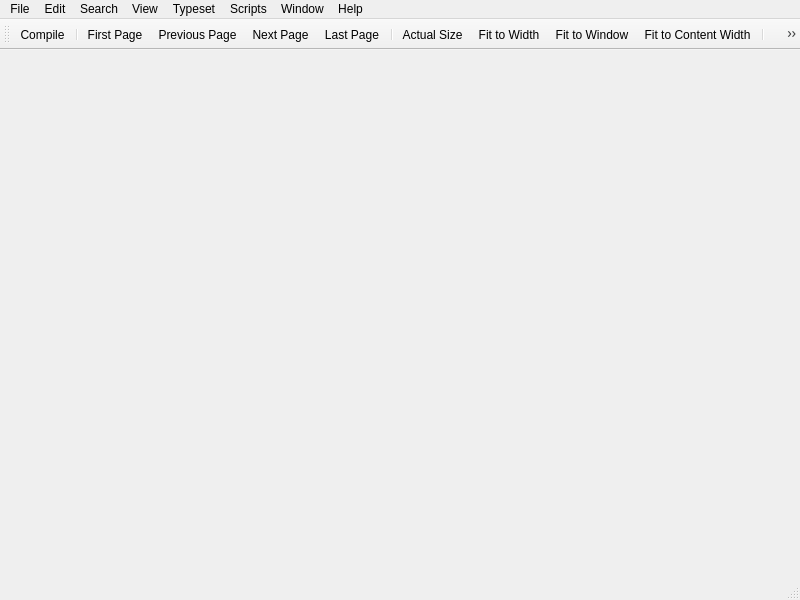
<?xml version="1.0" encoding="UTF-8"?>
<ui version="4.0">
 <class>PDFDocumentWindow</class>
 <widget class="QMainWindow" name="PDFDocumentWindow">
  <property name="geometry">
   <rect>
    <x>0</x>
    <y>0</y>
    <width>800</width>
    <height>600</height>
   </rect>
  </property>
  <property name="acceptDrops">
   <bool>true</bool>
  </property>
  <property name="windowTitle">
   <string>untitled.pdf[*]</string>
  </property>
  <widget class="QWidget" name="centralwidget"/>
  <widget class="QMenuBar" name="menubar">
   <property name="geometry">
    <rect>
     <x>0</x>
     <y>0</y>
     <width>800</width>
     <height>22</height>
    </rect>
   </property>
   <widget class="QMenu" name="menuHelp">
    <property name="title">
     <string>Help</string>
    </property>
    <addaction name="actionGoToHomePage"/>
    <addaction name="actionWriteToMailingList"/>
    <addaction name="actionSettings_and_Resources"/>
    <addaction name="separator"/>
    <addaction name="actionAbout_TW"/>
   </widget>
   <widget class="QMenu" name="menuFile">
    <property name="title">
     <string>File</string>
    </property>
    <widget class="QMenu" name="menuOpen_Recent">
     <property name="title">
      <string>Open Recent</string>
     </property>
     <addaction name="actionClear_Recent_Files"/>
    </widget>
    <addaction name="actionNew"/>
    <addaction name="actionNew_from_Template"/>
    <addaction name="actionOpen"/>
    <addaction name="menuOpen_Recent"/>
    <addaction name="separator"/>
    <addaction name="actionPrintPdf"/>
    <addaction name="actionClose"/>
    <addaction name="separator"/>
    <addaction name="actionQuit_TeXworks"/>
   </widget>
   <widget class="QMenu" name="menuEdit">
    <property name="title">
     <string>Edit</string>
    </property>
    <addaction name="actionUndo"/>
    <addaction name="actionRedo"/>
    <addaction name="separator"/>
    <addaction name="actionCopy"/>
    <addaction name="separator"/>
    <addaction name="actionPreferences"/>
   </widget>
   <widget class="QMenu" name="menuView">
    <property name="title">
     <string>View</string>
    </property>
    <addaction name="actionFirst_Page"/>
    <addaction name="actionPrevious_Page"/>
    <addaction name="actionNext_Page"/>
    <addaction name="actionLast_Page"/>
    <addaction name="separator"/>
    <addaction name="actionGo_to_Page"/>
    <addaction name="separator"/>
    <addaction name="actionZoom_In"/>
    <addaction name="actionZoom_Out"/>
    <addaction name="actionActual_Size"/>
    <addaction name="actionFit_to_Width"/>
    <addaction name="actionFit_to_Window"/>
    <addaction name="actionFit_to_Content_Width"/>
    <addaction name="separator"/>
    <addaction name="actionPageMode_Single"/>
    <addaction name="actionPageMode_Continuous"/>
    <addaction name="actionPageMode_TwoPagesContinuous"/>
    <addaction name="separator"/>
    <addaction name="actionFull_Screen"/>
    <addaction name="actionRuler"/>
   </widget>
   <widget class="QMenu" name="menuWindow">
    <property name="title">
     <string>Window</string>
    </property>
    <widget class="QMenu" name="menuShow">
     <property name="title">
      <string>Show</string>
     </property>
    </widget>
    <addaction name="menuShow"/>
    <addaction name="separator"/>
    <addaction name="actionStack"/>
    <addaction name="actionTile"/>
    <addaction name="actionSide_by_Side"/>
    <addaction name="actionPlace_on_Left"/>
    <addaction name="actionPlace_on_Right"/>
    <addaction name="separator"/>
    <addaction name="actionGo_to_Source"/>
   </widget>
   <widget class="QMenu" name="menuTypeset">
    <property name="title">
     <string comment="menu title">Typeset</string>
    </property>
    <addaction name="actionTypeset"/>
   </widget>
   <widget class="QMenu" name="menuSearch">
    <property name="title">
     <string>Search</string>
    </property>
    <addaction name="actionFind"/>
    <addaction name="actionFind_Again"/>
   </widget>
   <widget class="QMenu" name="menuScripts">
    <property name="title">
     <string>Scripts</string>
    </property>
    <widget class="QMenu" name="menuScripting_TeXworks">
     <property name="title">
      <string>Scripting TeXworks</string>
     </property>
     <addaction name="actionAbout_Scripts"/>
     <addaction name="actionManage_Scripts"/>
     <addaction name="actionUpdate_Scripts"/>
     <addaction name="actionShow_Scripts_Folder"/>
    </widget>
    <addaction name="menuScripting_TeXworks"/>
    <addaction name="separator"/>
   </widget>
   <addaction name="menuFile"/>
   <addaction name="menuEdit"/>
   <addaction name="menuSearch"/>
   <addaction name="menuView"/>
   <addaction name="menuTypeset"/>
   <addaction name="menuScripts"/>
   <addaction name="menuWindow"/>
   <addaction name="menuHelp"/>
  </widget>
  <widget class="QStatusBar" name="statusbar">
   <property name="font">
    <font>
     <pointsize>10</pointsize>
    </font>
   </property>
  </widget>
  <widget class="QToolBar" name="toolBar">
   <property name="windowTitle">
    <string>Toolbar</string>
   </property>
   <property name="styleSheet">
    <string notr="true">QToolButton { padding:2px; }</string>
   </property>
   <property name="iconSize">
    <size>
     <width>24</width>
     <height>24</height>
    </size>
   </property>
   <attribute name="toolBarArea">
    <enum>TopToolBarArea</enum>
   </attribute>
   <attribute name="toolBarBreak">
    <bool>false</bool>
   </attribute>
   <addaction name="actionTypeset"/>
   <addaction name="separator"/>
   <addaction name="actionFirst_Page"/>
   <addaction name="actionPrevious_Page"/>
   <addaction name="actionNext_Page"/>
   <addaction name="actionLast_Page"/>
   <addaction name="separator"/>
   <addaction name="actionActual_Size"/>
   <addaction name="actionFit_to_Width"/>
   <addaction name="actionFit_to_Window"/>
   <addaction name="actionFit_to_Content_Width"/>
   <addaction name="separator"/>
   <addaction name="actionMagnify"/>
   <addaction name="actionScroll"/>
   <addaction name="actionSelect_Text"/>
   <addaction name="separator"/>
   <addaction name="actionFind"/>
  </widget>
  <action name="actionAbout_TW">
   <property name="text">
    <string>About TeXworks...</string>
   </property>
   <property name="menuRole">
    <enum>QAction::AboutRole</enum>
   </property>
  </action>
  <action name="actionFirst_Page">
   <property name="icon">
    <iconset theme="go-first"/>
   </property>
   <property name="text">
    <string>First Page</string>
   </property>
   <property name="menuRole">
    <enum>QAction::NoRole</enum>
   </property>
  </action>
  <action name="actionPrevious_Page">
   <property name="icon">
    <iconset theme="go-previous"/>
   </property>
   <property name="text">
    <string>Previous Page</string>
   </property>
   <property name="shortcut">
    <string comment="shortcut key name, do not translate">Ctrl+PgUp</string>
   </property>
   <property name="menuRole">
    <enum>QAction::NoRole</enum>
   </property>
  </action>
  <action name="actionNext_Page">
   <property name="icon">
    <iconset theme="go-next"/>
   </property>
   <property name="text">
    <string>Next Page</string>
   </property>
   <property name="shortcut">
    <string comment="shortcut key name, do not translate">Ctrl+PgDown</string>
   </property>
   <property name="menuRole">
    <enum>QAction::NoRole</enum>
   </property>
  </action>
  <action name="actionLast_Page">
   <property name="icon">
    <iconset theme="go-last"/>
   </property>
   <property name="text">
    <string>Last Page</string>
   </property>
   <property name="menuRole">
    <enum>QAction::NoRole</enum>
   </property>
  </action>
  <action name="actionGo_to_Page">
   <property name="text">
    <string>Go to Page...</string>
   </property>
   <property name="shortcut">
    <string>Ctrl+J</string>
   </property>
   <property name="menuRole">
    <enum>QAction::NoRole</enum>
   </property>
  </action>
  <action name="actionZoom_In">
   <property name="icon">
    <iconset theme="zoom-in"/>
   </property>
   <property name="text">
    <string>Zoom In</string>
   </property>
   <property name="shortcut">
    <string>Ctrl++</string>
   </property>
   <property name="menuRole">
    <enum>QAction::NoRole</enum>
   </property>
  </action>
  <action name="actionZoom_Out">
   <property name="icon">
    <iconset theme="zoom-out"/>
   </property>
   <property name="text">
    <string>Zoom Out</string>
   </property>
   <property name="shortcut">
    <string>Ctrl+-</string>
   </property>
   <property name="menuRole">
    <enum>QAction::NoRole</enum>
   </property>
  </action>
  <action name="actionFit_to_Window">
   <property name="checkable">
    <bool>true</bool>
   </property>
   <property name="icon">
    <iconset theme="zoom-fit-best"/>
   </property>
   <property name="text">
    <string>Fit to Window</string>
   </property>
   <property name="shortcut">
    <string>Ctrl+3</string>
   </property>
   <property name="menuRole">
    <enum>QAction::NoRole</enum>
   </property>
  </action>
  <action name="actionActual_Size">
   <property name="icon">
    <iconset theme="zoom-original"/>
   </property>
   <property name="text">
    <string>Actual Size</string>
   </property>
   <property name="shortcut">
    <string>Ctrl+1</string>
   </property>
   <property name="menuRole">
    <enum>QAction::NoRole</enum>
   </property>
  </action>
  <action name="actionFit_to_Width">
   <property name="checkable">
    <bool>true</bool>
   </property>
   <property name="icon">
    <iconset theme="zoom-fit-width"/>
   </property>
   <property name="text">
    <string>Fit to Width</string>
   </property>
   <property name="shortcut">
    <string>Ctrl+2</string>
   </property>
   <property name="menuRole">
    <enum>QAction::NoRole</enum>
   </property>
  </action>
  <action name="actionNew">
   <property name="icon">
    <iconset theme="document-new"/>
   </property>
   <property name="text">
    <string>New</string>
   </property>
   <property name="shortcut">
    <string>Ctrl+N</string>
   </property>
   <property name="menuRole">
    <enum>QAction::NoRole</enum>
   </property>
  </action>
  <action name="actionOpen">
   <property name="icon">
    <iconset theme="document-open"/>
   </property>
   <property name="text">
    <string>Open...</string>
   </property>
   <property name="shortcut">
    <string>Ctrl+O</string>
   </property>
   <property name="menuRole">
    <enum>QAction::NoRole</enum>
   </property>
  </action>
  <action name="actionClose">
   <property name="text">
    <string>Close</string>
   </property>
   <property name="shortcut">
    <string>Ctrl+W</string>
   </property>
   <property name="menuRole">
    <enum>QAction::NoRole</enum>
   </property>
  </action>
  <action name="actionUndo">
   <property name="enabled">
    <bool>false</bool>
   </property>
   <property name="icon">
    <iconset theme="edit-undo"/>
   </property>
   <property name="text">
    <string>Undo</string>
   </property>
   <property name="shortcut">
    <string>Ctrl+Z</string>
   </property>
   <property name="menuRole">
    <enum>QAction::NoRole</enum>
   </property>
  </action>
  <action name="actionRedo">
   <property name="enabled">
    <bool>false</bool>
   </property>
   <property name="icon">
    <iconset theme="edit-redo"/>
   </property>
   <property name="text">
    <string>Redo</string>
   </property>
   <property name="shortcut">
    <string>Ctrl+Shift+Z</string>
   </property>
   <property name="menuRole">
    <enum>QAction::NoRole</enum>
   </property>
  </action>
  <action name="actionCut">
   <property name="enabled">
    <bool>false</bool>
   </property>
   <property name="icon">
    <iconset theme="edit-cut"/>
   </property>
   <property name="text">
    <string>Cut</string>
   </property>
   <property name="shortcut">
    <string>Ctrl+X</string>
   </property>
   <property name="menuRole">
    <enum>QAction::NoRole</enum>
   </property>
  </action>
  <action name="actionCopy">
   <property name="enabled">
    <bool>false</bool>
   </property>
   <property name="icon">
    <iconset theme="edit-copy"/>
   </property>
   <property name="text">
    <string>Copy</string>
   </property>
   <property name="shortcut">
    <string>Ctrl+C</string>
   </property>
   <property name="menuRole">
    <enum>QAction::NoRole</enum>
   </property>
  </action>
  <action name="actionPaste">
   <property name="enabled">
    <bool>false</bool>
   </property>
   <property name="icon">
    <iconset theme="edit-paste"/>
   </property>
   <property name="text">
    <string>Paste</string>
   </property>
   <property name="shortcut">
    <string>Ctrl+V</string>
   </property>
   <property name="menuRole">
    <enum>QAction::NoRole</enum>
   </property>
  </action>
  <action name="actionClear">
   <property name="enabled">
    <bool>false</bool>
   </property>
   <property name="text">
    <string>Clear</string>
   </property>
   <property name="shortcut">
    <string>Ctrl+Backspace</string>
   </property>
   <property name="menuRole">
    <enum>QAction::NoRole</enum>
   </property>
  </action>
  <action name="actionTypeset">
   <property name="icon">
    <iconset theme="process-start"/>
   </property>
   <property name="text">
    <string>Compile</string>
   </property>
   <property name="shortcut">
    <string comment="action">Ctrl+T</string>
   </property>
   <property name="menuRole">
    <enum>QAction::NoRole</enum>
   </property>
  </action>
  <action name="actionPreferences">
   <property name="icon">
    <iconset theme="preferences-system"/>
   </property>
   <property name="text">
    <string>Configure TeXline...</string>
   </property>
   <property name="menuRole">
    <enum>QAction::PreferencesRole</enum>
   </property>
  </action>
  <action name="actionStack">
   <property name="text">
    <string>Stack</string>
   </property>
   <property name="menuRole">
    <enum>QAction::NoRole</enum>
   </property>
  </action>
  <action name="actionTile">
   <property name="text">
    <string>Tile</string>
   </property>
   <property name="menuRole">
    <enum>QAction::NoRole</enum>
   </property>
  </action>
  <action name="actionGo_to_Source">
   <property name="enabled">
    <bool>false</bool>
   </property>
   <property name="text">
    <string>Go to Source</string>
   </property>
   <property name="shortcut">
    <string>Ctrl+'</string>
   </property>
   <property name="menuRole">
    <enum>QAction::NoRole</enum>
   </property>
  </action>
  <action name="actionNew_from_Template">
   <property name="text">
    <string>New from Template...</string>
   </property>
   <property name="shortcut">
    <string>Ctrl+Shift+N</string>
   </property>
   <property name="menuRole">
    <enum>QAction::NoRole</enum>
   </property>
  </action>
  <action name="actionFull_Screen">
   <property name="checkable">
    <bool>true</bool>
   </property>
   <property name="text">
    <string>Full Screen</string>
   </property>
   <property name="shortcut">
    <string>Ctrl+Shift+F</string>
   </property>
   <property name="menuRole">
    <enum>QAction::NoRole</enum>
   </property>
  </action>
  <action name="actionMagnify">
   <property name="checkable">
    <bool>true</bool>
   </property>
   <property name="checked">
    <bool>true</bool>
   </property>
   <property name="icon">
    <iconset theme="tool-magnifier"/>
   </property>
   <property name="text">
    <string>Magnify</string>
   </property>
  </action>
  <action name="actionScroll">
   <property name="checkable">
    <bool>true</bool>
   </property>
   <property name="icon">
    <iconset theme="tool-pan"/>
   </property>
   <property name="text">
    <string>Scroll</string>
   </property>
  </action>
  <action name="actionSelect_Text">
   <property name="checkable">
    <bool>true</bool>
   </property>
   <property name="icon">
    <iconset theme="tool-select-text"/>
   </property>
   <property name="text">
    <string>Select Text</string>
   </property>
  </action>
  <action name="actionGoToHomePage">
   <property name="text">
    <string>Go to TeXworks home page</string>
   </property>
  </action>
  <action name="actionWriteToMailingList">
   <property name="text">
    <string>Email to the mailing list</string>
   </property>
  </action>
  <action name="actionSide_by_Side">
   <property name="enabled">
    <bool>false</bool>
   </property>
   <property name="text">
    <string>Side by Side</string>
   </property>
  </action>
  <action name="actionPlace_on_Left">
   <property name="text">
    <string>Place on Left</string>
   </property>
  </action>
  <action name="actionPlace_on_Right">
   <property name="text">
    <string>Place on Right</string>
   </property>
  </action>
  <action name="actionQuit_TeXworks">
   <property name="text">
    <string>Quit TeXworks</string>
   </property>
   <property name="shortcut">
    <string>Ctrl+Q</string>
   </property>
   <property name="menuRole">
    <enum>QAction::QuitRole</enum>
   </property>
  </action>
  <action name="actionFind">
   <property name="icon">
    <iconset theme="edit-find"/>
   </property>
   <property name="text">
    <string>Find...</string>
   </property>
   <property name="shortcut">
    <string>Ctrl+F</string>
   </property>
   <property name="shortcutContext">
    <enum>Qt::WindowShortcut</enum>
   </property>
   <property name="menuRole">
    <enum>QAction::NoRole</enum>
   </property>
  </action>
  <action name="actionFind_Again">
   <property name="text">
    <string>Find Next</string>
   </property>
   <property name="shortcut">
    <string>Ctrl+G</string>
   </property>
   <property name="shortcutContext">
    <enum>Qt::WindowShortcut</enum>
   </property>
   <property name="menuRole">
    <enum>QAction::NoRole</enum>
   </property>
  </action>
  <action name="actionUpdate_Scripts">
   <property name="text">
    <string>Reload Script List</string>
   </property>
   <property name="menuRole">
    <enum>QAction::NoRole</enum>
   </property>
  </action>
  <action name="actionManage_Scripts">
   <property name="text">
    <string>Manage Scripts</string>
   </property>
   <property name="menuRole">
    <enum>QAction::NoRole</enum>
   </property>
  </action>
  <action name="actionShow_Scripts_Folder">
   <property name="text">
    <string>Show Scripts Folder</string>
   </property>
   <property name="menuRole">
    <enum>QAction::NoRole</enum>
   </property>
  </action>
  <action name="actionAbout_Scripts">
   <property name="text">
    <string>About Scripts...</string>
   </property>
   <property name="menuRole">
    <enum>QAction::NoRole</enum>
   </property>
  </action>
  <action name="actionPrintPdf">
   <property name="text">
    <string>Print PDF...</string>
   </property>
   <property name="shortcut">
    <string>Ctrl+P</string>
   </property>
  </action>
  <action name="actionSettings_and_Resources">
   <property name="text">
    <string>Settings and Resources...</string>
   </property>
   <property name="menuRole">
    <enum>QAction::NoRole</enum>
   </property>
  </action>
  <action name="actionClear_Recent_Files">
   <property name="enabled">
    <bool>false</bool>
   </property>
   <property name="text">
    <string>Clear Recent Files</string>
   </property>
  </action>
  <action name="actionPrevious_ViewRect">
   <property name="text">
    <string>Go to previous view</string>
   </property>
   <property name="shortcut">
    <string>Alt+Left</string>
   </property>
  </action>
  <action name="actionFit_to_Content_Width">
   <property name="checkable">
    <bool>true</bool>
   </property>
   <property name="icon">
    <iconset theme="zoom-fit-content-width"/>
   </property>
   <property name="text">
    <string>Fit to Content Width</string>
   </property>
   <property name="toolTip">
    <string>Fit to Content Width</string>
   </property>
   <property name="shortcut">
    <string>Ctrl+4</string>
   </property>
   <property name="menuRole">
    <enum>QAction::NoRole</enum>
   </property>
  </action>
  <action name="actionRuler">
   <property name="checkable">
    <bool>true</bool>
   </property>
   <property name="text">
    <string>Ruler</string>
   </property>
  </action>
  <actiongroup name="actionPageModes">
   <action name="actionPageMode_Single">
    <property name="checkable">
     <bool>true</bool>
    </property>
    <property name="icon">
     <iconset theme="view-pages-single"/>
    </property>
    <property name="text">
     <string>Single Page</string>
    </property>
   </action>
   <action name="actionPageMode_Continuous">
    <property name="checkable">
     <bool>true</bool>
    </property>
    <property name="icon">
     <iconset theme="view-pages-continuous"/>
    </property>
    <property name="text">
     <string>Single Page Continuous</string>
    </property>
   </action>
   <action name="actionPageMode_TwoPagesContinuous">
    <property name="checkable">
     <bool>true</bool>
    </property>
    <property name="icon">
     <iconset theme="view-pages-facing-continuous"/>
    </property>
    <property name="text">
     <string>Two Pages Continuous</string>
    </property>
   </action>
  </actiongroup>
 </widget>
 <resources>
  <include location="../res/resources.qrc"/>
 </resources>
 <connections>
  <connection>
   <sender>actionClose</sender>
   <signal>triggered()</signal>
   <receiver>PDFDocumentWindow</receiver>
   <slot>close()</slot>
   <hints>
    <hint type="sourcelabel">
     <x>-1</x>
     <y>-1</y>
    </hint>
    <hint type="destinationlabel">
     <x>399</x>
     <y>299</y>
    </hint>
   </hints>
  </connection>
 </connections>
</ui>
